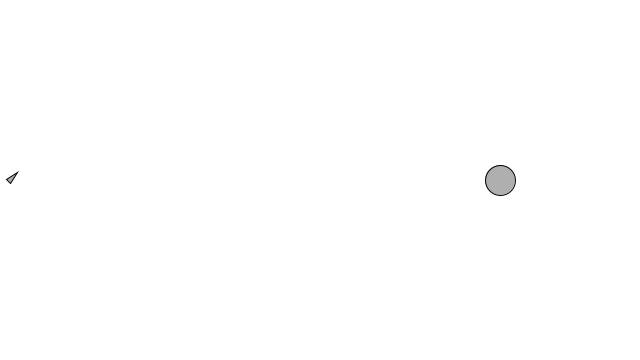
Frame 1 (no input)
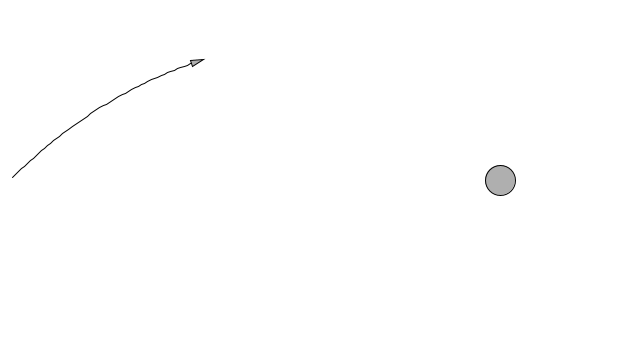
Frame 60 (the mouse pressed at the canvas centre just before this capture)
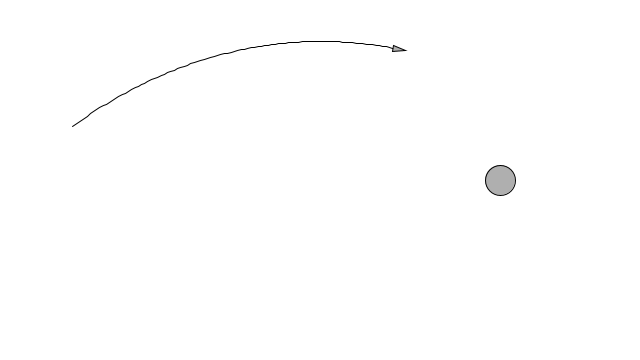
Frame 120 (the mouse held since frame 60 and released just before this capture)

The Processing sketch that drew these frames (run headless with seeded random() and noise(); from frame 60 on, the mouse is pressed at the canvas centre):

// Processing sketch: Seek_withTrail_test
// ── Seek_withTrail_test.pde
// Seek_Arrive
// Daniel Shiffman <http://www.shiffman.net>
// Nature of Code, Spring 2011

// Two "vehicles" follow the mouse position

// Implements Craig Reynold's autonomous steering behaviors
// One vehicle "seeks"
// One vehicle "arrives"
// See: http://www.red3d.com/cwr/

Vehicle v;

void setup() {
  size(640, 360);
  v = new Vehicle(10, height/2);
  smooth();
}

void draw() {
  background(255);

  PVector mouse = new PVector(500, height/2);

  // Draw an ellipse at the mouse location
  fill(175);
  stroke(0);
  ellipse(mouse.x, mouse.y, 30, 30);

  // Call the appropriate steering behaviors for our agents
  v.seek(mouse);
  v.update();
  v.display();
}


// ── Vehicle.pde
// Seek_Arrive
// Daniel Shiffman <http://www.shiffman.net>

// The "Vehicle" class

class Vehicle {
  
  ArrayList<PVector> history = new ArrayList<PVector>();

  PVector location;
  PVector velocity;
  PVector acceleration;
  float r;
  float maxforce;    // Maximum steering force
  float maxspeed;    // Maximum speed

  Vehicle(float x, float y) {
    acceleration = new PVector(0,0);
    velocity = new PVector(3,-3);
    location = new PVector(x,y);
    r = 3.0;
    maxspeed = 4;
    maxforce = 0.03;
  }

  // Method to update location
  void update() {
    // Update velocity
    velocity.add(acceleration);
    // Limit speed
    velocity.limit(maxspeed);
    location.add(velocity);
    // Reset accelerationelertion to 0 each cycle
    acceleration.mult(0);
    
    history.add(location.get());
    if (history.size() > 100) {
      history.remove(0);
    }
  }

  void applyForce(PVector force) {
    // We could add mass here if we want A = F / M
    acceleration.add(force);
  }

  // A method that calculates a steering force towards a target
  // STEER = DESIRED MINUS VELOCITY
  void seek(PVector target) {
    PVector desired = PVector.sub(target,location);  // A vector pointing from the location to the target
    
    // Normalize desired and scale to maximum speed
    desired.normalize();
    desired.mult(maxspeed);
    // Steering = Desired minus velocity
    PVector steer = PVector.sub(desired,velocity);
    steer.limit(maxforce);  // Limit to maximum steering force
    
    applyForce(steer);
  }
    
  void display() {
    
    beginShape();
    stroke(0);
    noFill();
    for(PVector v: history) {
      vertex(v.x,v.y);
    }
    endShape();
    
    // Draw a triangle rotated in the direction of velocity
    float theta = velocity.heading2D() + PI/2;
    fill(175);
    stroke(0);
    pushMatrix();
    translate(location.x,location.y);
    rotate(theta);
    beginShape();
    vertex(0, -r*2);
    vertex(-r, r*2);
    vertex(r, r*2);
    endShape(CLOSE);
    popMatrix();
    
    
  }
}
